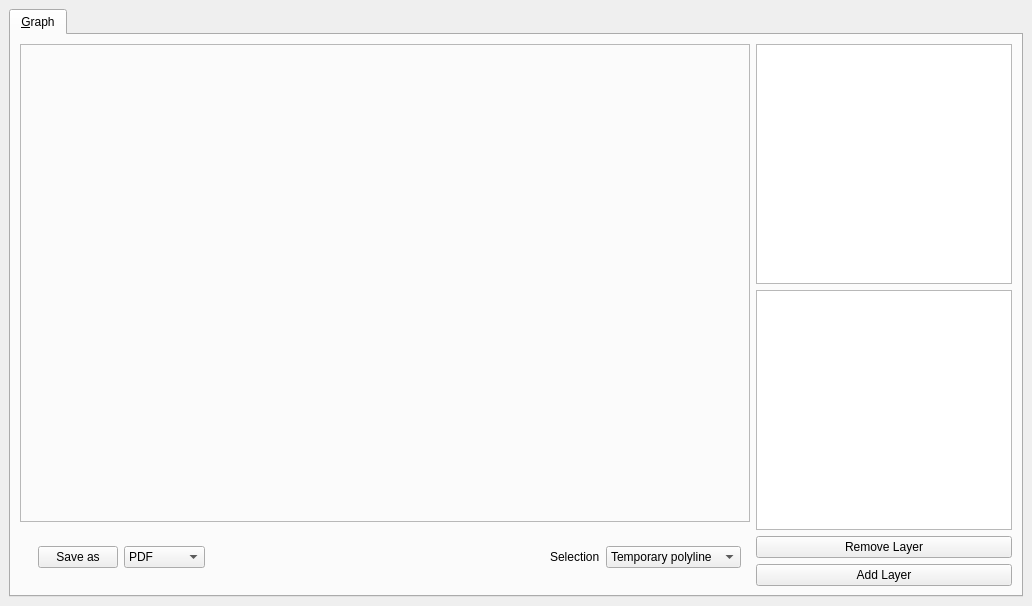
<?xml version="1.0" encoding="UTF-8"?>
<ui version="4.0">
 <class>coastalmeqgis_plt_test</class>
 <widget class="QDockWidget" name="coastalmeqgis_plt_test">
  <property name="geometry">
   <rect>
    <x>0</x>
    <y>0</y>
    <width>1032</width>
    <height>606</height>
   </rect>
  </property>
  <property name="windowTitle">
   <string>COASTALME Results Viewer</string>
  </property>
  <widget class="QWidget" name="dockWidgetContents">
   <property name="sizePolicy">
    <sizepolicy hsizetype="Expanding" vsizetype="Expanding">
     <horstretch>0</horstretch>
     <verstretch>0</verstretch>
    </sizepolicy>
   </property>
   <layout class="QVBoxLayout" name="verticalLayout_3">
    <item>
     <widget class="QTabWidget" name="tabWidget">
      <property name="autoFillBackground">
       <bool>true</bool>
      </property>
      <property name="tabPosition">
       <enum>QTabWidget::North</enum>
      </property>
      <property name="tabShape">
       <enum>QTabWidget::Rounded</enum>
      </property>
      <property name="currentIndex">
       <number>0</number>
      </property>
      <property name="elideMode">
       <enum>Qt::ElideNone</enum>
      </property>
      <property name="usesScrollButtons">
       <bool>true</bool>
      </property>
      <widget class="QWidget" name="tab_1">
       <property name="sizePolicy">
        <sizepolicy hsizetype="Expanding" vsizetype="Expanding">
         <horstretch>0</horstretch>
         <verstretch>0</verstretch>
        </sizepolicy>
       </property>
       <attribute name="title">
        <string>&amp;Graph</string>
       </attribute>
       <layout class="QGridLayout">
        <item row="1" column="0">
         <layout class="QHBoxLayout" name="_2">
          <item>
           <layout class="QGridLayout" name="gridLayout">
            <item row="1" column="0">
             <widget class="QWidget" name="widget_save_buttons" native="true">
              <layout class="QHBoxLayout" name="horizontalLayout_3">
               <item>
                <widget class="QStackedWidget" name="stackedWidget">
                 <property name="currentIndex">
                  <number>0</number>
                 </property>
                 <widget class="QWidget" name="page">
                  <layout class="QHBoxLayout" name="horizontalLayout_4">
                   <item>
                    <widget class="QPushButton" name="butSaveAs">
                     <property name="text">
                      <string>Save as</string>
                     </property>
                    </widget>
                   </item>
                   <item>
                    <widget class="QComboBox" name="cbxSaveAs">
                     <item>
                      <property name="text">
                       <string>PDF</string>
                      </property>
                     </item>
                     <item>
                      <property name="text">
                       <string>PNG</string>
                      </property>
                     </item>
                     <item>
                      <property name="text">
                       <string>SVG</string>
                      </property>
                     </item>
                     <item>
                      <property name="text">
                       <string>print (PS)</string>
                      </property>
                     </item>
                    </widget>
                   </item>
                   <item>
                    <spacer name="horizontalSpacer_2">
                     <property name="orientation">
                      <enum>Qt::Horizontal</enum>
                     </property>
                     <property name="sizeHint" stdset="0">
                      <size>
                       <width>0</width>
                       <height>20</height>
                      </size>
                     </property>
                    </spacer>
                   </item>
                  </layout>
                 </widget>
                </widget>
               </item>
               <item>
                <spacer name="horizontalSpacer">
                 <property name="orientation">
                  <enum>Qt::Horizontal</enum>
                 </property>
                 <property name="sizeHint" stdset="0">
                  <size>
                   <width>1</width>
                   <height>20</height>
                  </size>
                 </property>
                </spacer>
               </item>
               <item>
                <widget class="QLabel" name="label">
                 <property name="text">
                  <string>Selection</string>
                 </property>
                </widget>
               </item>
               <item>
                <widget class="QComboBox" name="comboBox">
                 <property name="sizePolicy">
                  <sizepolicy hsizetype="Minimum" vsizetype="Fixed">
                   <horstretch>0</horstretch>
                   <verstretch>0</verstretch>
                  </sizepolicy>
                 </property>
                 <item>
                  <property name="text">
                   <string>Temporary polyline</string>
                  </property>
                 </item>
                 <item>
                  <property name="text">
                   <string>Selected polyline</string>
                  </property>
                 </item>
                </widget>
               </item>
              </layout>
             </widget>
            </item>
            <item row="0" column="0">
             <widget class="QFrame" name="frame_for_plot">
              <property name="sizePolicy">
               <sizepolicy hsizetype="Preferred" vsizetype="Preferred">
                <horstretch>0</horstretch>
                <verstretch>1</verstretch>
               </sizepolicy>
              </property>
              <property name="frameShape">
               <enum>QFrame::StyledPanel</enum>
              </property>
              <property name="frameShadow">
               <enum>QFrame::Raised</enum>
              </property>
              <layout class="QVBoxLayout" name="verticalLayout_9"/>
             </widget>
            </item>
           </layout>
          </item>
          <item>
           <layout class="QVBoxLayout" name="verticalLayout">
            <item alignment="Qt::AlignRight">
             <widget class="QTableView" name="tableView">
              <property name="sizePolicy">
               <sizepolicy hsizetype="Preferred" vsizetype="Expanding">
                <horstretch>0</horstretch>
                <verstretch>0</verstretch>
               </sizepolicy>
              </property>
              <property name="minimumSize">
               <size>
                <width>10</width>
                <height>10</height>
               </size>
              </property>
             </widget>
            </item>
            <item>
             <layout class="QHBoxLayout" name="horizontalLayout">
              <item alignment="Qt::AlignRight">
               <widget class="QListWidget" name="listWidget"/>
              </item>
             </layout>
            </item>
            <item>
             <widget class="QPushButton" name="pushButton">
              <property name="minimumSize">
               <size>
                <width>10</width>
                <height>20</height>
               </size>
              </property>
              <property name="text">
               <string>Remove Layer</string>
              </property>
             </widget>
            </item>
            <item>
             <widget class="QPushButton" name="pushButton_2">
              <property name="minimumSize">
               <size>
                <width>10</width>
                <height>20</height>
               </size>
              </property>
              <property name="text">
               <string>Add Layer</string>
              </property>
              <property name="autoRepeat">
               <bool>false</bool>
              </property>
              <property name="autoDefault">
               <bool>false</bool>
              </property>
              <property name="default">
               <bool>false</bool>
              </property>
              <property name="flat">
               <bool>false</bool>
              </property>
             </widget>
            </item>
           </layout>
          </item>
         </layout>
        </item>
       </layout>
      </widget>
     </widget>
    </item>
   </layout>
  </widget>
 </widget>
 <resources/>
 <connections/>
</ui>
